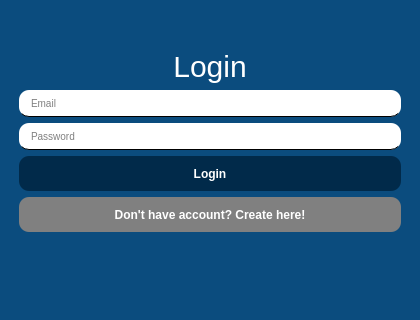
<?xml version="1.0" encoding="UTF-8"?>
<ui version="4.0">
 <class>MainWindow</class>
 <widget class="QMainWindow" name="MainWindow">
  <property name="geometry">
   <rect>
    <x>0</x>
    <y>0</y>
    <width>420</width>
    <height>320</height>
   </rect>
  </property>
  <property name="sizePolicy">
   <sizepolicy hsizetype="Fixed" vsizetype="Fixed">
    <horstretch>0</horstretch>
    <verstretch>0</verstretch>
   </sizepolicy>
  </property>
  <property name="minimumSize">
   <size>
    <width>420</width>
    <height>320</height>
   </size>
  </property>
  <property name="maximumSize">
   <size>
    <width>420</width>
    <height>320</height>
   </size>
  </property>
  <property name="windowTitle">
   <string>MainWindow</string>
  </property>
  <property name="styleSheet">
   <string notr="true">QLineEdit {
	padding: 5px 10px;
	background-color: white;
	font-size: 10px;
	border: none;
	border-bottom: 1px solid black;
	border-radius: 10px;
}

QPushButton {
	background-color: #012a4a;
	color : white;
    border-radius: 10px;
	min-height: 25px;
	min-width: 15px;
	padding: 5px 7px;
}

QPushButton:hover {
	background-color: #fb8b24;
}
QComboBox {
	border-radius: 5px;
	border: none;
}
#centralwidget{
	background-color :#0b4c7e;
}

#sec, #msec, #best, #worst {
	font-weight: 800;
}

#sec, #msec {
	font-size: 120px;
}

#best, worst {
	fornt-size: 28px
}

QLineEdit {
color: black
}</string>
  </property>
  <widget class="QWidget" name="centralwidget">
   <layout class="QVBoxLayout" name="verticalLayout_2">
    <item>
     <layout class="QVBoxLayout" name="verticalLayout">
      <property name="leftMargin">
       <number>10</number>
      </property>
      <property name="rightMargin">
       <number>10</number>
      </property>
      <item>
       <spacer name="verticalSpacer">
        <property name="orientation">
         <enum>Qt::Vertical</enum>
        </property>
        <property name="sizeHint" stdset="0">
         <size>
          <width>20</width>
          <height>40</height>
         </size>
        </property>
       </spacer>
      </item>
      <item>
       <widget class="QLabel" name="title">
        <property name="font">
         <font>
          <pointsize>-1</pointsize>
         </font>
        </property>
        <property name="styleSheet">
         <string notr="true">font-size: 30px;
color: white;
font-weight: bolder;</string>
        </property>
        <property name="text">
         <string>Login</string>
        </property>
        <property name="alignment">
         <set>Qt::AlignCenter</set>
        </property>
       </widget>
      </item>
      <item>
       <widget class="QLineEdit" name="email">
        <property name="styleSheet">
         <string notr="true"/>
        </property>
        <property name="text">
         <string/>
        </property>
        <property name="placeholderText">
         <string>Email</string>
        </property>
       </widget>
      </item>
      <item>
       <widget class="QLineEdit" name="password">
        <property name="styleSheet">
         <string notr="true"/>
        </property>
        <property name="text">
         <string/>
        </property>
        <property name="echoMode">
         <enum>QLineEdit::Password</enum>
        </property>
        <property name="placeholderText">
         <string>Password</string>
        </property>
       </widget>
      </item>
      <item>
       <widget class="QPushButton" name="login_btn">
        <property name="font">
         <font>
          <weight>75</weight>
          <bold>true</bold>
         </font>
        </property>
        <property name="styleSheet">
         <string notr="true">color: #FFFFFF;</string>
        </property>
        <property name="text">
         <string>Login</string>
        </property>
       </widget>
      </item>
      <item>
       <widget class="QPushButton" name="signup_btn">
        <property name="font">
         <font>
          <weight>75</weight>
          <bold>true</bold>
         </font>
        </property>
        <property name="styleSheet">
         <string notr="true">background-color: gray;</string>
        </property>
        <property name="text">
         <string>Don't have account? Create here!</string>
        </property>
       </widget>
      </item>
     </layout>
    </item>
    <item>
     <spacer name="verticalSpacer_2">
      <property name="orientation">
       <enum>Qt::Vertical</enum>
      </property>
      <property name="sizeHint" stdset="0">
       <size>
        <width>20</width>
        <height>40</height>
       </size>
      </property>
     </spacer>
    </item>
   </layout>
  </widget>
 </widget>
 <resources/>
 <connections/>
</ui>
